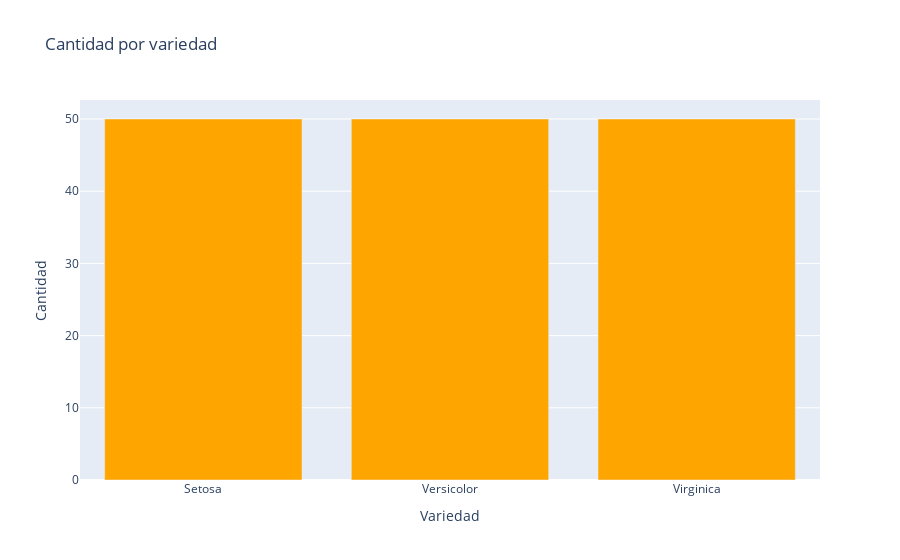

Notebook source saved alongside this figure:
### Markdown cell above
2.2) Cambia el color de las barras a 'orange'

### Code cell
# Tu código aquí
counts = iris['variety'].value_counts()

# Crear gráfico
fig = px.bar(
    x=counts.index,
    y=counts.values,
    title="Cantidad por variedad",
    labels={"x": "Variedad", "y": "Cantidad"},
    color_discrete_sequence=["orange"]
)

fig.show()

### Figure 1 — Plotly figure (JSON) as saved in the notebook; plotly's stock layout.template omitted (floating-point values rounded to 4 significant figures)
{"data": [{"hovertemplate": "Variedad=%{x}<br>Cantidad=%{y}<extra></extra>", "legendgroup": "", "marker": {"color": "orange", "pattern": {"shape": ""}}, "name": "", "orientation": "v", "showlegend": false, "textposition": "auto", "type": "bar", "x": ["Setosa", "Versicolor", "Virginica"], "xaxis": "x", "y": [50, 50, 50], "yaxis": "y"}], "layout": {"barmode": "relative", "legend": {"tracegroupgap": 0}, "title": {"text": "Cantidad por variedad"}, "xaxis": {"anchor": "y", "domain": [0, 1], "title": {"text": "Variedad"}}, "yaxis": {"anchor": "x", "domain": [0, 1], "title": {"text": "Cantidad"}}}}
